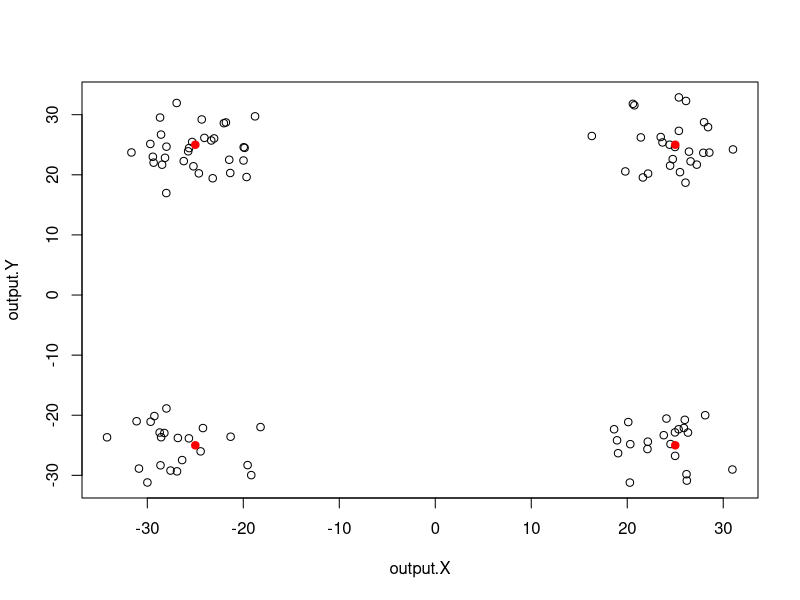

This chart was generated by the following R code:
#Generate clustered spatial point process
#
library(spatstat)

#define variables
#variables that control the size and strength of clusters
val.at.center=1
effect.range=10
background=0.001

#variables that control the number of points and spatial dimensions
Pointnum=100
Xmin=-50
Xmax=50
Ymin=-50
Ymax=50

#define the center locations and set up the distance vector
centers=matrix(data=c(-25,-25,25,25,-25,25,-25,25),nrow=4,ncol=2)
dist=matrix(nrow=4,ncol=1)

#define outputs
output.X=matrix(nrow = Pointnum, ncol = 1)
output.Y=matrix(nrow = Pointnum, ncol = 1)

#precalcs - calculate the slope of the clustering effect
slope=(val.at.center-background)/effect.range

#set a counter
outcounter=0

#main for loop
for (i in 1:100000){
  #generate a random candidate point
  x.candidate=runif(1, min=Xmin, max=Xmax)
  y.candidate=runif(1, min=Ymin, max=Ymax)
  
  #calculate the distance between the candidate point and the nearest cluster center
  for (j in 1:4){
    dist[j]=sqrt((x.candidate-centers[j,1])^2+(y.candidate-centers[j,2])^2)
  }
  min.dist=min(dist)
  
  #calculate the probability of retaining the candidate point
  if(min.dist<effect.range){
    prob=val.at.center-slope*min.dist
  }
  else
    prob=background
  
  #roll the dice to see if you keep the candidate point
  testval=runif(1,min=0,max=1)  
  if (testval<prob){
    outcounter=outcounter+1
    keep=1
    output.X[outcounter]=x.candidate
    output.Y[outcounter]=y.candidate
  }
  
  #if you've reached your target number of points, break from the for loop
  if(outcounter==Pointnum){
    break
  }
}

#plot the points and the cluster centers
plot(output.X,output.Y)
points(centers,type="p", col="red", pch=21, bg="red")

#create a point pattern object for analysis using the spatstat library
output_ppp = ppp(output.X, output.Y, c(Xmin,Xmax), c(Ymin,Ymax))
